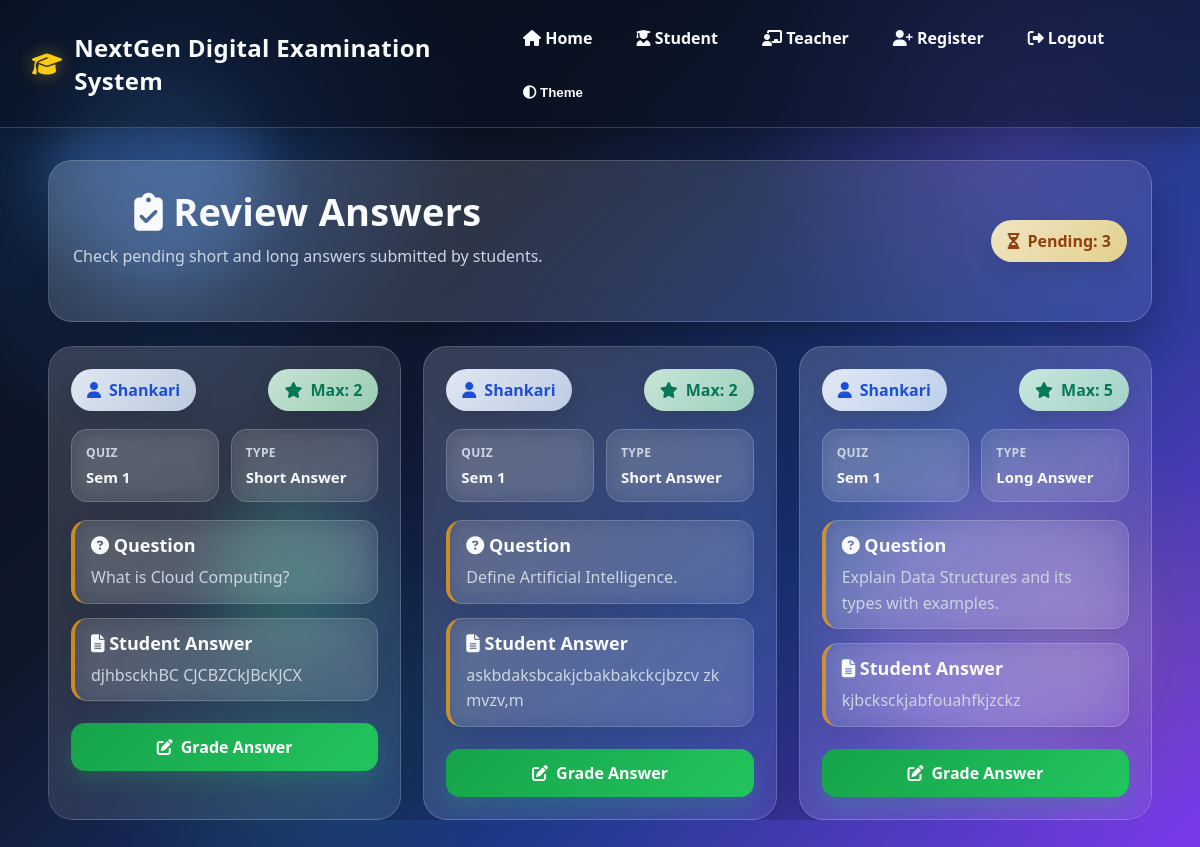
/review-answers/ (signed in), run on the app's committed database.
### quiz/models.py (models this page shows, shortened)
class StudentAnswer(models.Model):
    student = models.ForeignKey(User, on_delete=models.CASCADE)
    quiz = models.ForeignKey(Quiz, on_delete=models.CASCADE)
    question = models.ForeignKey(Question, on_delete=models.CASCADE)
    answer_text = models.TextField(blank=True, null=True)
    is_correct = models.BooleanField(default=False)
    marks_awarded = models.IntegerField(default=0)
    checked_by_teacher = models.BooleanField(default=False)

class Question(models.Model):
    QUESTION_TYPES = [
        ('mcq', 'Multiple Choice'),
        ('short', 'Short Answer'),
        ('long', 'Long Answer'),
    ]
    quiz = models.ForeignKey(Quiz, on_delete=models.CASCADE)
    question_type = models.CharField(max_length=10, choices=QUESTION_TYPES, default='mcq')
    question = models.CharField(max_length=500)
    option1 = models.CharField(max_length=200, blank=True, null=True)
    option2 = models.CharField(max_length=200, blank=True, null=True)
    option3 = models.CharField(max_length=200, blank=True, null=True)
    option4 = models.CharField(max_length=200, blank=True, null=True)
    answer = models.TextField(blank=True, null=True)
    marks = models.PositiveIntegerField(default=1)

class Quiz(models.Model):
    title = models.CharField(max_length=200)
    description = models.TextField()
    time_limit = models.IntegerField()
    target_class = models.ForeignKey(StudentClass, on_delete=models.CASCADE)

### quiz/views.py (the view)
# urls.py: path('review-answers/', views.review_answers_view, name='review_answers'),
@login_required
def review_answers_view(request):
    pending_answers = StudentAnswer.objects.filter(
        question__question_type__in=['short', 'long'],
        checked_by_teacher=False
    ).select_related('student', 'quiz', 'question')
    return render(request, 'quiz/review_answers.html', {
        'pending_answers': pending_answers
    })

### templates/quiz/review_answers.html
{% extends 'quiz/base.html' %}
{% block content %}
<div class="review-page">
    <div class="review-header-card">
        <div>
            <h1 class="dashboard-title">
                <i class="fa-solid fa-clipboard-check"></i> Review Answers
            </h1>
            <p class="subtitle">
                Check pending short and long answers submitted by students.
            </p>
        </div>
        <div class="pending-badge">
            <i class="fa-solid fa-hourglass-half"></i>
            Pending: {{ pending_answers|length }}
        </div>
    </div>
    <div class="section-card review-section">
        {% if pending_answers %}
            <div class="answers-grid">
                {% for ans in pending_answers %}
                    <div class="answer-review-card">
                        <div class="card-top">
                            <div class="student-chip">
                                <i class="fa-solid fa-user"></i>
                                {{ ans.student.username }}
                            </div>
                            <div class="marks-chip">
                                <i class="fa-solid fa-star"></i>
                                Max: {{ ans.question.marks }}
                            </div>
                        </div>
                        <div class="review-info-grid">
                            <div class="mini-info-box">
                                <span class="mini-label">Quiz</span>
                                <p>{{ ans.quiz.title }}</p>
                            </div>
                            <div class="mini-info-box">
                                <span class="mini-label">Type</span>
                                <p>{{ ans.question.get_question_type_display }}</p>
                            </div>
                        </div>
                        <div class="question-preview-box">
                            <h3><i class="fa-solid fa-circle-question"></i> Question</h3>
                            <p>{{ ans.question.question }}</p>
                        </div>
                        <div class="answer-preview-box">
                            <h3><i class="fa-solid fa-file-lines"></i> Student Answer</h3>
                            <p>{{ ans.answer_text|default:"No answer submitted." }}</p>
                        </div>
                        <a href="{% url 'grade_answer' ans.id %}" class="btn btn-success grade-btn">
                            <i class="fa-solid fa-pen-to-square"></i> Grade Answer
                        </a>
                    </div>
                {% endfor %}
            </div>
        {% else %}
            <div class="empty-state">
                <i class="fa-solid fa-circle-check"></i>
                <h3>No pending answers for review</h3>
                <p>All short and long answers have been checked.</p>
            </div>
        {% endif %}
    </div>
</div>
{% endblock %}

### data on the page
StudentAnswer: student.username "Shankari", question.marks "2", quiz "Sem 1", question.question_type "Short Answer", question.question "What is Cloud Computing?", answer_text "djhbsckhBC CJCBZCkJBcKJCX"
StudentAnswer: student.username "Shankari", question.marks "2", quiz "Sem 1", question.question_type "Short Answer", question.question "Define Artificial Intelligence.", answer_text "askbdaksbcakjcbakbakckcjbzcv zk mvzv,m"
StudentAnswer: student.username "Shankari", question.marks "5", quiz "Sem 1", question.question_type "Long Answer", question.question "Explain Data Structures and its types with examples.", answer_text "kjbcksckjabfouahfkjzckz"

### other printed values
{{ pending_answers|length }} "3"
